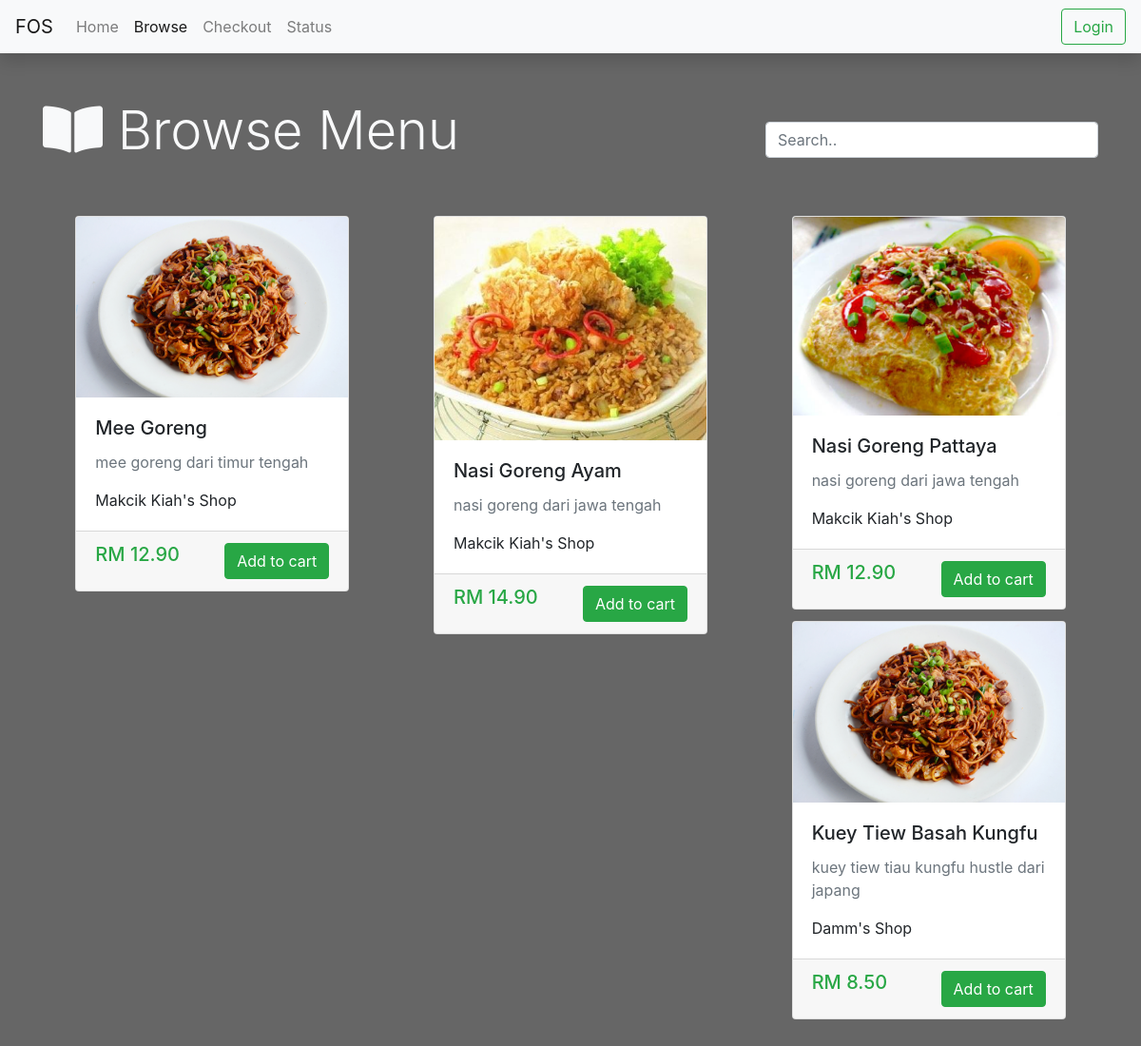
Screenshot of /browse.php with the database file from the repository.
### tables this page shows
CREATE TABLE `fds_ctlog` (
  `ctlog_id` int(11) NOT NULL,
  `ctlog_usrdt_id` int(11) DEFAULT NULL,
  `ctlog_nme` varchar(50) DEFAULT NULL,
  `ctlog_prc` double DEFAULT NULL,
  `ctlog_desc` varchar(500) DEFAULT NULL,
  `ctlog_shp` varchar(50) DEFAULT NULL,
  `ctlog_img` varchar(100) DEFAULT NULL,
  `ctlog_log` varchar(50) DEFAULT NULL
);

### db.php (called while the page is built, shortened)
<?php
function encryptIt( $q ) {
	$key = 'HqE0luoquf';
	return base64_encode(base64_encode($key.$q));
}
?>

### browse.php (the view, shortened to what this page needs)
<?php
include("db.php");
?>
<!DOCTYPE html>
<html>
<head>
	<link rel="stylesheet" href="bootstrap/css/all.min.css">
	<link rel="stylesheet" href="bootstrap/css/bootstrap.min.css">
</head>
<body class="content">
	<nav class="navbar navbar-expand-lg navbar-light sticky-top shadow bg-light">
		<div class="collapse navbar-collapse" id="navbarTogglerDemo01">
			<a class="navbar-brand" href="#">FOS</a>
			<ul class="navbar-nav mr-auto mt-2 mt-lg-0">
				<li class="nav-item ">
					<a class="nav-link" href="index">Home</a>
				</li>
				<li class="nav-item active">
					<a class="nav-link" href="#">Browse <span class="sr-only">(current)</span></a>
				</li>
				<li class="nav-item">
					<a class="nav-link" href="checkout">Checkout</a>
				</li>
				<li class="nav-item">
					<a class="nav-link" href="order">Status</a>
				</li>
			</ul>
			<div class="my-2 my-lg-0">
				<ul class="navbar-nav ml-auto">
					<?php
					if (isset($_SESSION['sess_id'])) {
					?>
						<li class="nav-item dropdown">
							<a class="nav-link dropdown-toggle" id="navbarDropdownMenuLink-333" data-toggle="dropdown" aria-haspopup="true" aria-expanded="false">
								<i class="fas fa-user"></i> </a>
							<div class="dropdown-menu dropdown-menu-right dropdown-default" aria-labelledby="navbarDropdownMenuLink-333">
								<a class="dropdown-item" href="profile">Profile</a>
								<a class="dropdown-item" href="action?act=lgout">Logout</a>
							</div>
						</li>
					<?php
					} else {
					?>
						<a href="index?act=login" class="btn btn-outline-success my-2 my-sm-0">Login</a>
					<?php
					}
					?>
				</ul>
			</div>
		</div>
	</nav>
	<div class="container my-5" id="browse_box">
		<div class="row">
			<div class="col-8">
				<h2 class="display-4 text-light"><i class="fas fa-book-open"></i> Browse Menu</h2>
			</div>
			<div class="col-4">
				<div class="input-group mt-4">
					<input type="text" id="search_query" class="form-control" placeholder="Search..">
				</div>
			</div>
		</div>
		<?php
		$query = "SELECT * from fds_ctlog";
		$result = mysqli_query($conn, $query);
		?>
		<div class="row">
			<div class="col ">
				<div class="card-columns m-auto text-center pt-5" id="display_area">
					<?php
					while ($row = mysqli_fetch_assoc($result)) {
						$itm_id = $row['ctlog_id'];
						$itm_name = $row['ctlog_nme'];
						$itm_prc = $row['ctlog_prc'];
						$itm_desc = $row['ctlog_desc'];
						$itm_shp = $row['ctlog_shp'];
						$itm_img = $row['ctlog_img'];
					?>
						<div class="card text-left" style="width: 18rem;">
							<?php
							if ($itm_img != null) {
								echo '<img class="card-img-top" src="img/menu/' . $itm_img . '" alt="Card image cap">';
							} else {
								echo '<img class="card-img-top" src="https://dummyimage.com/640x360/f0f0f0/aaa" alt="Card image cap">';
							}
							?>
							<div class="card-body">
								<h5 class="card-title text-capitalize"><?php echo $itm_name; ?></h5>
								<p class="card-text text-muted"><?php echo $itm_desc; ?></p>
								<p class="card-text text-capitalize"><?php echo $itm_shp . "'s Shop"; ?></p>
							</div>
							<div class="card-footer text-right" id="<?php echo encryptIt($itm_id); ?>">
								<h5 class="card-text float-left text-success">RM <?php echo number_format($itm_prc, 2); ?></h5>
								<a href="browse?act=add&id=<?php echo encryptIt($itm_id); ?>" class="btn btn-success ">Add to cart</a>
							</div>
						</div>
					<?php
					}
					?>
				</div>
			</div>
		</div>
	</div>
</body>
</html>

### browse.php (style rules this page uses)
.content { background-image: linear-gradient(rgba(0, 0, 0, 0.6), rgba(0, 0, 0, 0.6)), url('https://source.unsplash.com/fdlZBWIP0aM/1920x1080'); height: 100%; background-position: center; background-repeat: repeat; }

### rows the page displays
fds_ctlog: ctlog_img (picture), ctlog_nme "Mee Goreng", ctlog_desc "mee goreng dari timur tengah", ctlog_shp "Makcik Kiah", ctlog_prc "12.90"
fds_ctlog: ctlog_img (picture), ctlog_nme "Nasi Goreng Ayam", ctlog_desc "nasi goreng dari jawa tengah", ctlog_shp "Makcik Kiah", ctlog_prc "14.90"
fds_ctlog: ctlog_img (picture), ctlog_nme "Nasi Goreng Pattaya", ctlog_desc "nasi goreng dari jawa tengah", ctlog_shp "Makcik Kiah", ctlog_prc "12.90"
fds_ctlog: ctlog_img (picture), ctlog_nme "Kuey Tiew Basah Kungfu", ctlog_desc "kuey tiew tiau kungfu hustle dari japang", ctlog_shp "Damm", ctlog_prc "8.50"
